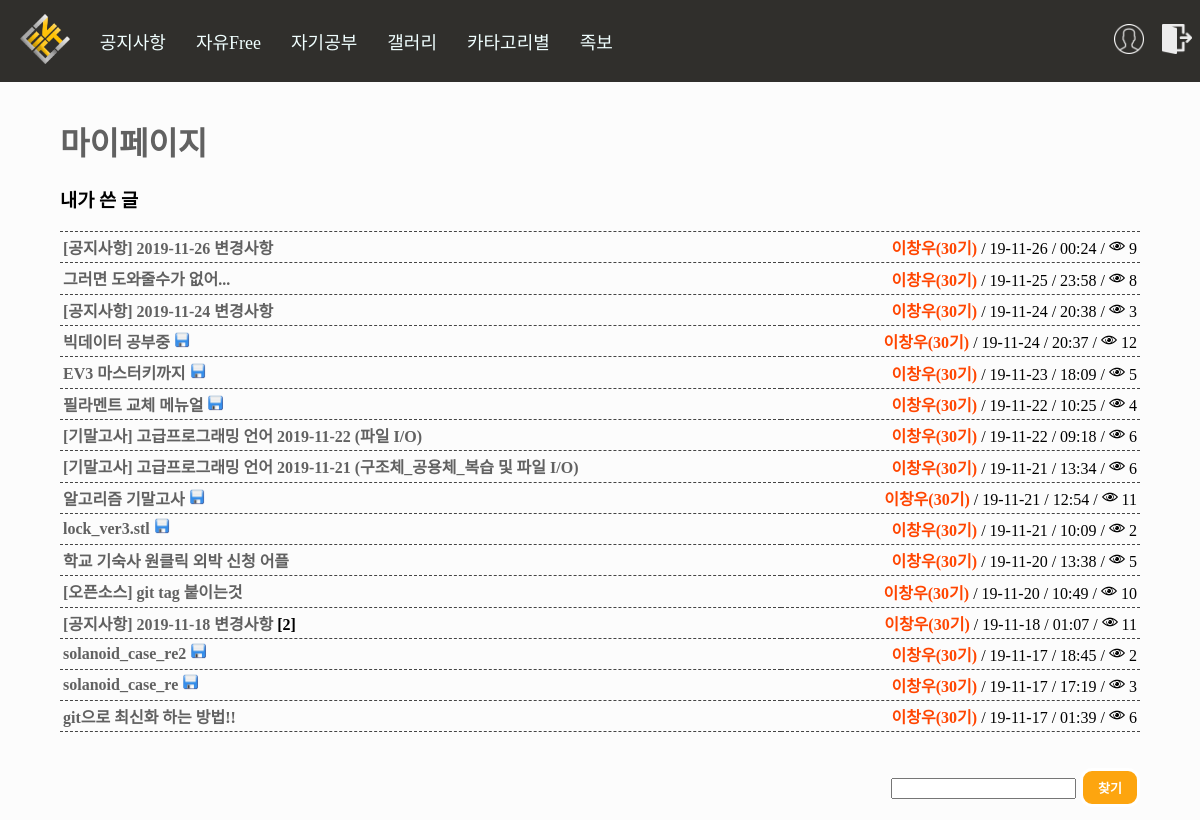
/account/myboard/?page=2 (signed in), run on the app's committed database.
### board/models.py (models this page shows, shortened)
class Board(models.Model):
    Title = models.CharField(max_length=50) #제목
    Body = models.TextField() #내용
    Created_at = models.DateTimeField(auto_now_add=True) #생성 일자 및 시간
    Updated_at = models.DateTimeField(auto_now=True) #수정 일자 및 시간
    Author = models.CharField(max_length=13) #글쓴이 아이디
    Category = models.CharField(max_length=13) #분류
    HowMuch = models.IntegerField() #조회수
    files=models.FileField(upload_to='files/', default='')
    images=models.FileField(upload_to='Sumnail/', default='')
    def get_generation(self): #이름을 나오게 하는데 예외처리 까지 적용 만약 탈퇴한 사람이면!! Id 가 나온다
        try:
            a = Profile.objects.get(user__username=self.Author)
            if a.UserType == "99":
                return "<span style='font-weight:bolder;color:orangered;'>"+a.Name+"("+a.Generation+"기)</span>"
            elif a.UserType == "98": #관리자 및 운영진
                return "<span style='font-weight:bolder;color:blue;'>"+a.Name+"("+a.Generation+"기)</span>"
            elif a.UserType == "3": #손님
                return "<span style='font-weight:bolder;color:darkviolet;'>"+a.Name+"("+a.Generation+"기)</span>"
            else: #일반 사용자
                return "<span style='font-weight:bolder;color:black;'>"+a.Name+"("+a.Generation+"기)</span>"
        except: #익명을 위해서 id나오게 삭제되니깐 이름은 알 수 없으므로...
            return "<span style='font-weight:bolder;color:grey;'>"+self.Author+"</span>"
    def new(self): #최신
        if self.Created_at > timezone.now() - datetime.timedelta(days=1):
            return "<img height='16px' src='/static/n.png'/>"
        else:  #하루 지나면 안 최신
            return ""
    def change(self): #최신
        if self.Updated_at > timezone.now() - datetime.timedelta(days=1):
            return "<img height='16px' src='/static/c.png'/>"
        else:  #하루 지나면 안 최신
            return ""
    def file_icon(self): #최신
        if len(self.files.name) > 5: #5글자 이상일경우로 했음!! 그러면 당연히 5글자 이상 아닌게 없을 것임!
            return "<img height='16px' src='/static/file.png'/>"
        else:  #하루 지나면 안 최신
            return ""
    def howmanycomment(self):
        a = Comment.objects.filter(Article=self.id).count()
        b = str('[') + str(a) + str(']')
        if a:
            return b
        else:
            return ""
    def howmanyhit(self):
        a = Hittimecount.objects.get(Article=self.id)
        if a:
            return str("<img height='16px' src='/static/eye.png'/> ") + str(a.HowMuch)

class Hittimecount(models.Model):
    Article = models.ForeignKey(Board, on_delete=models.CASCADE)
    HowMuch = models.IntegerField() #조회수

### account/models.py (models this page shows, shortened)
class Profile(models.Model):
    user = models.OneToOneField(User, on_delete=models.CASCADE) #1대1 조인
    Name = models.TextField(max_length=10) #이름
    UserNumber = models.IntegerField() #학번
    Phone = models.CharField(max_length=13) #전화번호
    UserType = models.CharField(max_length=13) #권한
    Generation = models.CharField(max_length=13) #기수

### account/views.py (the view)
# urls.py: path('myboard/', views.myboard, name='myboard'),
@login_required(login_url='/account/login/')
def myboard(request):
    my_b = Board.objects.filter(Author=request.user).order_by('-Created_at')
    if request.method == "POST":
        find_select = request.POST.get('find_select')
        my_b = Board.objects.filter(Author=request.user, Title__contains=find_select).order_by('-Created_at')
        pass
    paginator = Paginator(my_b,16) #페이지네이션 만들기
    page = request.GET.get('page') #페이지네이션 만들기
    posts = paginator.get_page(page) #페이지네이션 만들기
    request.session['location'] = 'myboard' #내 위치 알기 위해서 삭제한후 다시 돌아가기 위해서
    return render(request, "myboard.html", {'posts':posts, 'my_b':my_b})

### account/templates/myboard.html (shortened to what this page needs)
{%extends 'base.html'%}
{%load staticfiles%}
{%block contents%}
<div style="margin:3% 5%; height:55%;">
    <h1><a href="../mypage/">마이페이지</a></h1>
    <h3>내가 쓴 글</h3>
    <table style="width: 100%;border-top: 1px dashed #444444;border-collapse: collapse;">
        {%for a in posts%}
        <tr>
            <td style="border-bottom: 1px dashed #444444;padding:3px;"><a href="/board/detail/{{a.id}}">{{a.Title}}</a> <b>{{a.howmanycomment}}</b>
            {{a.file_icon|safe}}
            {%if a.new == "" %}
            </td>
            {%else%}
            <span style="vertical-align:middle">{{a.new|safe}}</span></td>
            {%endif%}
            <td style="border-bottom: 1px dashed #444444;padding:3px;"><div style="float:right;">
                {{a.get_generation|safe}} / {{a.Created_at|date:"y-m-d"}} / {{a.Created_at|time:"H:i"}} /
                {%if a.howmanyhit %}
                {{a.howmanyhit|safe}}
                {%else%}
                <img style="width:16px;height:16px;" src="{%static 'eye.png'%}"/> 0
                {%endif%}
            </div><br></td>
        </tr>
        {%endfor%}
    </table>
    <br>
            {% load el_pagination_tags %}
    <br>
    <form method="POST" action="{%url 'myboard'%}">
            <div style="float:right">
            <input type="text" name="find_select">
            <input name="get_find" class="button write_button" type="submit" value="찾기"/>
            </div>
        </form>
    <br><br><br>
    </div>
    {%endblock%}

### data on the page
Board: Title "[공지사항] 2019-11-26 변경사항", get_generation "이창우(30기)", Created_at "19-11-26", Created_at "00:24", howmanyhit "9"
Board: Title "그러면 도와줄수가 없어...", get_generation "이창우(30기)", Created_at "19-11-25", Created_at "23:58", howmanyhit "8"
Board: Title "[공지사항] 2019-11-24 변경사항", get_generation "이창우(30기)", Created_at "19-11-24", Created_at "20:38", howmanyhit "3"
Board: Title "빅데이터 공부중", file_icon (picture), get_generation "이창우(30기)", Created_at "19-11-24", Created_at "20:37", howmanyhit "12"
Board: Title "EV3 마스터키까지", file_icon (picture), get_generation "이창우(30기)", Created_at "19-11-23", Created_at "18:09", howmanyhit "5"
Board: Title "필라멘트 교체 메뉴얼", file_icon (picture), get_generation "이창우(30기)", Created_at "19-11-22", Created_at "10:25", howmanyhit "4"
Board: Title "[기말고사] 고급프로그래밍 언어 2019-11-22 (파일 I/O)", get_generation "이창우(30기)", Created_at "19-11-22", Created_at "09:18", howmanyhit "6"
Board: Title "[기말고사] 고급프로그래밍 언어 2019-11-21 (구조체_공용체_복습 및 파일 I/O)", get_generation "이창우(30기)", Created_at "19-11-21", Created_at "13:34", howmanyhit "6"
Board: Title "알고리즘 기말고사", file_icon (picture), get_generation "이창우(30기)", Created_at "19-11-21", Created_at "12:54", howmanyhit "11"
Board: Title "lock_ver3.stl", file_icon (picture), get_generation "이창우(30기)", Created_at "19-11-21", Created_at "10:09", howmanyhit "2"
Board: Title "학교 기숙사 원클릭 외박 신청 어플", get_generation "이창우(30기)", Created_at "19-11-20", Created_at "13:38", howmanyhit "5"
Board: Title "[오픈소스] git tag 붙이는것", get_generation "이창우(30기)", Created_at "19-11-20", Created_at "10:49", howmanyhit "10"
Board: Title "[공지사항] 2019-11-18 변경사항", howmanycomment "[2]", get_generation "이창우(30기)", Created_at "19-11-18", Created_at "01:07", howmanyhit "11"
Board: Title "solanoid_case_re2", file_icon (picture), get_generation "이창우(30기)", Created_at "19-11-17", Created_at "18:45", howmanyhit "2"
Board: Title "solanoid_case_re", file_icon (picture), get_generation "이창우(30기)", Created_at "19-11-17", Created_at "17:19", howmanyhit "3"
Board: Title "git으로 최신화 하는 방법!!", get_generation "이창우(30기)", Created_at "19-11-17", Created_at "01:39", howmanyhit "6"
